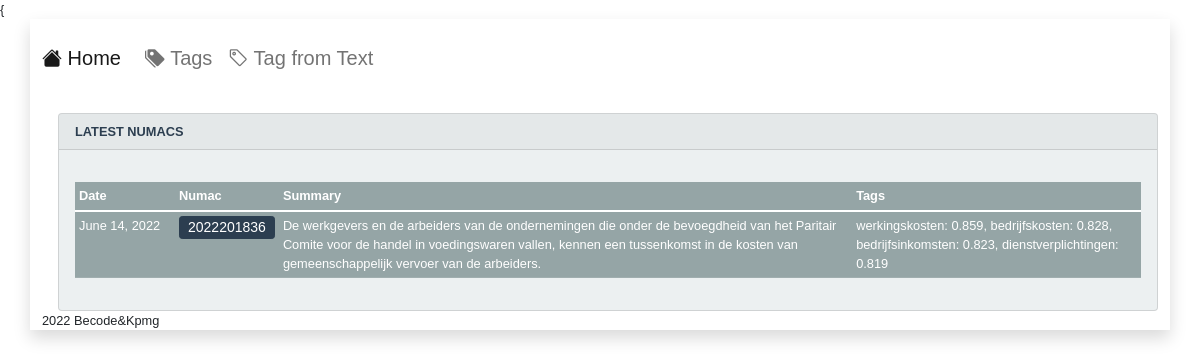
Page /tags/bedrijfskosten/ on the committed database.
### taxtag/models.py (models this page shows, shortened)
class Article(models.Model):
    date = models.DateField()
    numac = models.CharField(max_length=15)
    link=models.CharField(max_length=150)
    nl_text=models.TextField()
    nl_sum=models.TextField()
    nl_tags=models.TextField()
    created_at = models.DateTimeField(auto_now_add=True)
    updated_at = models.DateTimeField(auto_now=True)
    class Meta:
        ordering = ['-date' , 'numac']

### taxtag/views.py (the view)
# urls.py: path('tags/<str:tag>/',tagsearch, name='tagsearch'),
def tagsearch(request,tag):
    articles=Article.objects.filter(nl_tags__icontains=tag)
    context = {'data':{'articles': articles}}
    return render(request, 'home.html', context)

### taxtag/templates/home.html (shortened to what this page needs)
{% extends "base.html" %}
{% block content %}
<div class="row">
  <div class="col-md-auto">
  <div class="card text-white bg-light ms-3 mt-3 " >
      <div class="card-header text-primary text-uppercase " style="font-weight:bold"> LATEST NUMACS</div>
      <div class="card-body">
        <p class="card-text">
          <table class="table table-sm table-secondary table-responsive">
          <thead class="thead-inverse">
              <tr>
                  <th style="width:100px">Date</th>
                  <th>Numac</th>
                  <th>Summary</th>
                  <th>Tags</th>
              </tr>
              </thead>
              <tbody>
                  {% for b in data.articles %}
                  <tr>
              <td>{{ b.date}}</td>
              <td><a class="btn btn-primary btn-sm w-100 py-0" style="text-align:left" href={{ b.link }}> {{ b.numac }}</a></td>
              <td>{{ b.nl_sum}}</td>
              <td>{{ b.nl_tags}}</td>
                  </tr>
                  {% endfor %}
              </tbody>
      </table>
      </p>
      </div>
    </div>
  </div>
  </div>
{% endblock %}

### taxtag/templates/base.html (style rules this page uses)
body { font-family: "Open+Sans", sans-serif; font-size: 80%; }

### rows in the picture
Article: date "June 14, 2022", numac "2022201836", nl_sum "De werkgevers en de arbeiders van de ondernemingen die onder de bevoegdheid van het Paritair Comite voor de handel in voedingswaren vallen, kennen een tussenkomst in de kosten van gemeenschappelijk vervoer van de arbeiders.", nl_tags "werkingskosten: 0.859, bedrijfskosten: 0.828, bedrijfsinkomsten: 0.823, dienstverplichtingen: 0.819"
